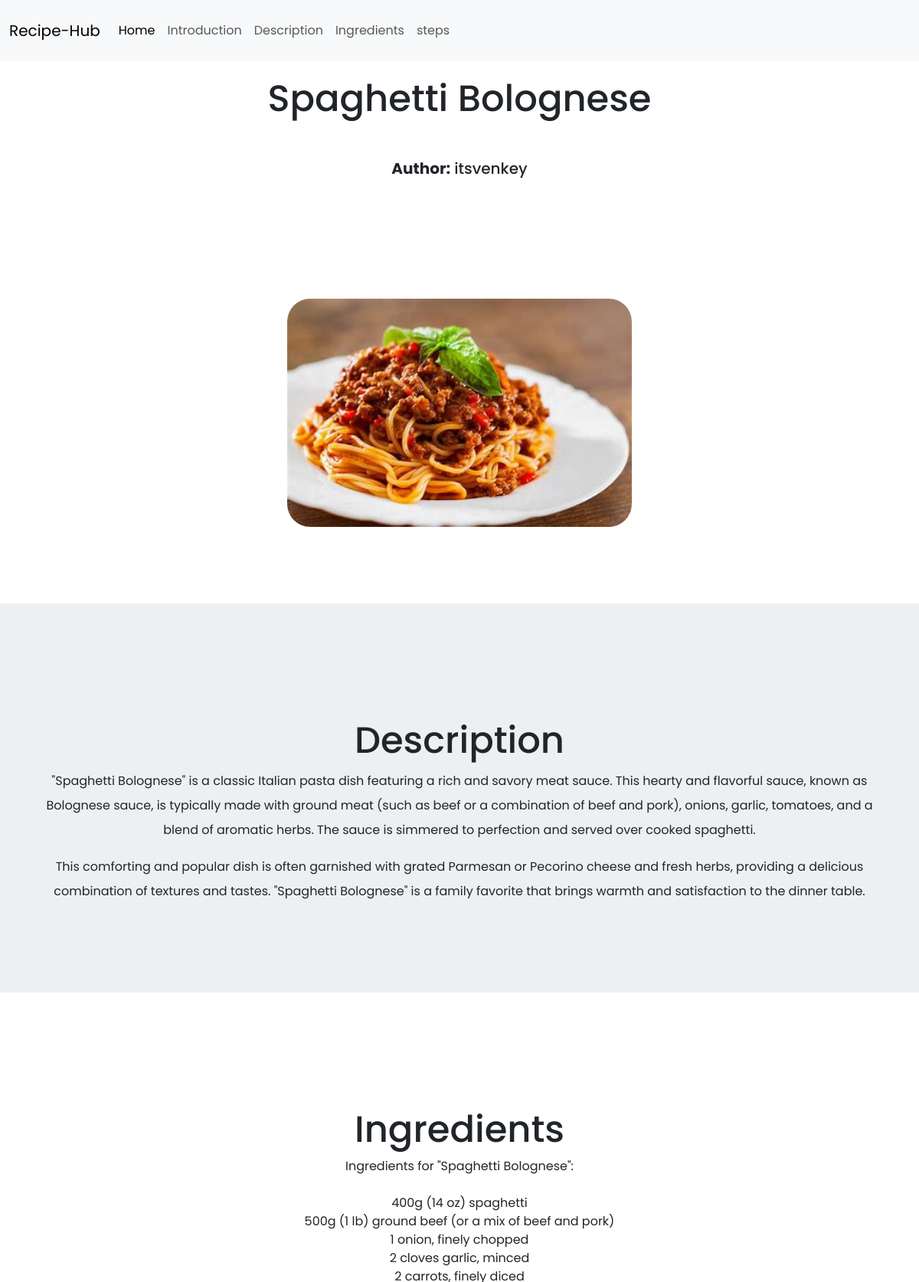
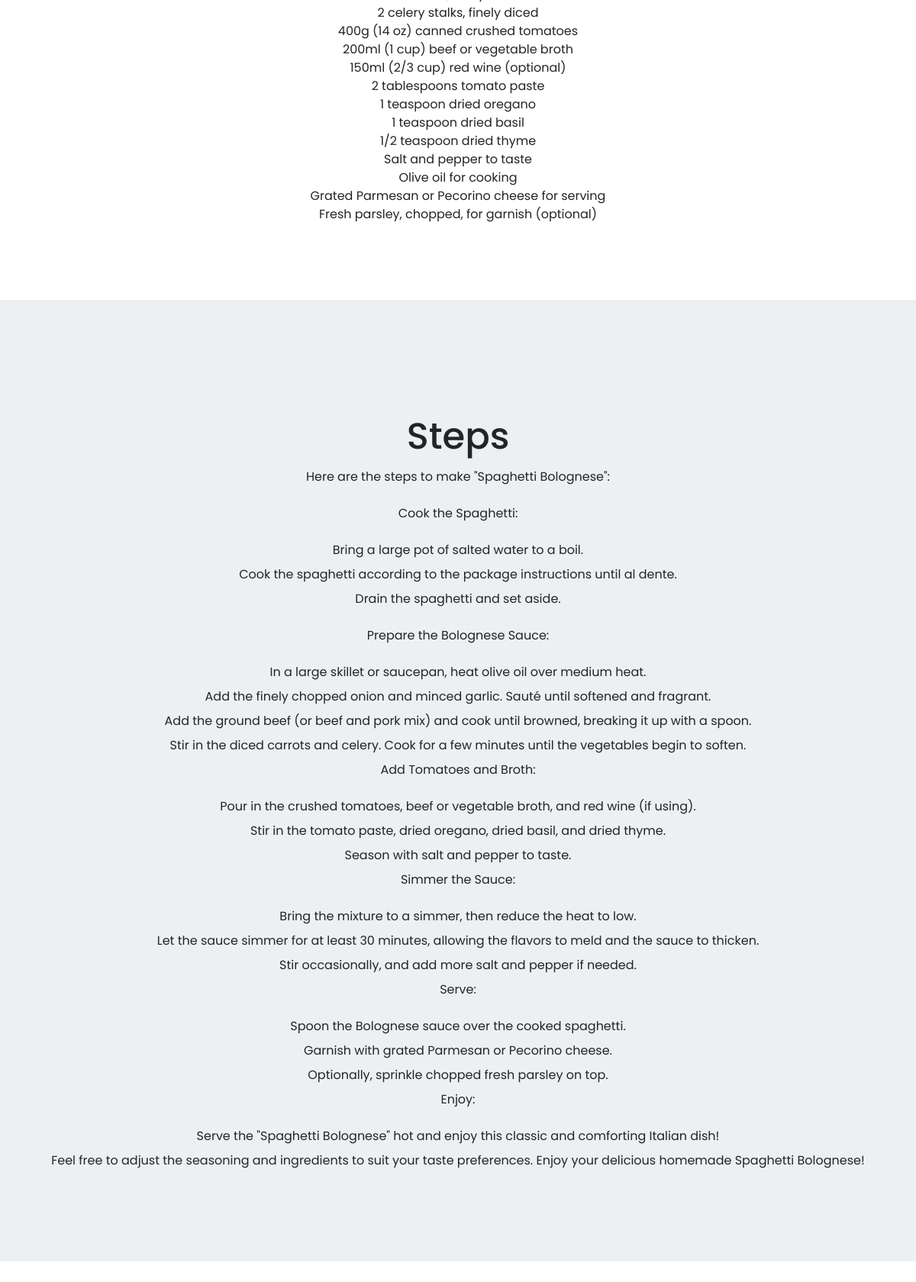
The app's page /details/12/ with its own data (2 pictures, top to bottom).
### webapp/models.py (models this page shows, shortened)
class recipe(models.Model):
    name = models.CharField(max_length=100)
    author = models.ForeignKey(User,on_delete=models.CASCADE,)
    ingredients = models.TextField()
    steps = models.TextField()
    description = models.TextField()
    created_on = models.DateTimeField(auto_now_add = True)
    image = models.ImageField(upload_to='recipe_images/')

### webapp/views.py (the view)
# urls.py: path('details/<int:pk>/',details,name='details'),
def details(request,pk):
    recipe_detail = recipe.objects.get(id = pk)
    context ={
        'recipe_detail':recipe_detail
    }
    return render(request,'webapp/details.html',context)

### webapp/templates/webapp/details.html (shortened to what this page needs)
{% extends 'webapp/base.html' %}
{% block navbar %}
    {% include 'webapp/details_navbar.html' %}
{% endblock %}
{% block page_title %}
    <body style="margin-top: 100px;">
        <div class="container mt-5">
            <h1>{{ recipe_detail.name }}</h1>
        </div>
        <div class="container text-center">
            <h5><strong>Author:</strong> {{ recipe_detail.author }}</h5>
        </div>
    </body>
{% endblock %}
{% block page_content %}
    <head>
    </head>
    <body>
        <div class="section">
            <div class="container">
                <img src="{{ recipe_detail.image.url }}" alt="">
            </div>
        </div>
        <div id="description" class="section bg-light">
            <div class="container text-center">
                <h1>Description</h1>
                <div>
                    {{ recipe_detail.description | linebreaks }}
                </div>
            </div>
        </div>
        <div id="ingredients" class="section">
            <div class="container text-center">
                <h1>Ingredients</h1>
                <div>
                    {{ recipe_detail.ingredients | linebreaksbr }}
                </div>
            </div>
        </div>
        <div id="steps" class="section bg-light">
            <div class="container text-center">
                <h1>Steps</h1>
                <div>
                    {{ recipe_detail.steps | linebreaks }}
                </div>
            </div>
        </div>
    </body>
{% endblock %}

### webapp/templates/webapp/base.html (style rules this page uses)
body { font-family: "Poppins", sans-serif; }
html { scroll-behavior: smooth; padding-bottom: 50px; }

### webapp/templates/webapp/details.html (style rules this page uses)
img { width: 100%; max-width: 450px; height: auto; margin: auto; display: block; border-radius: 30px; }
.container { margin-top: 50px; }
h1 { text-align: center; }
p { line-height: 2rem; }
body { scroll-behavior: smooth; }
.section { padding: 100px 0; }

### records on screen
recipe: name "Spaghetti Bolognese", author "itsvenkey", image (picture), description "\"Spaghetti Bolognese\" is a classic Italian pasta dish featuring a rich and savory meat sauce. This hearty and flavorful sauce, known as Bolognese sauce, is typically made with ground meat (such as beef or a combination of beef and pork), onions, garlic, tomatoes, and a blend of aromatic herbs. The sauce is simmered to perfection and served over cooked spaghetti. This comforting and popular dish is often garnished with grated Parmesan or Pecorino cheese and fresh herbs, providing a delicious combination of textures and tastes. \"Spaghetti Bolognese\" is a family favorite that brings warmth and satisfaction to the dinner table.", ingredients "Ingredients for \"Spaghetti Bolognese\": 400g (14 oz) spaghetti 500g (1 lb) ground beef (or a mix of beef and pork) 1 onion, finely chopped 2 cloves garlic, minced 2 carrots, finely diced 2 celery stalks, finely diced 400g (14 oz) canned crushed tomatoes 200ml (1 cup) beef or vegetable broth 150ml (2/3 cup) red wine (optional) 2 tablespoons tomato paste 1 teaspoon dried oregano 1 teaspoon dried basil 1/2 teaspoon dried thyme Salt and pepper to taste Olive oil for cooking Grated Parmesan or Pecorino cheese for serving Fresh parsley, chopped, for garnish (optional)", steps "Here are the steps to make \"Spaghetti Bolognese\": Cook the Spaghetti: Bring a large pot of salted water to a boil. Cook the spaghetti according to the package instructions until al dente. Drain the spaghetti and set aside. Prepare the Bolognese Sauce: In a large skillet or saucepan, heat olive oil over medium heat. Add the finely chopped onion and minced garlic. Sauté until softened and fragrant. Add the ground beef (or beef and pork mix) and cook until browned, breaking it up with a spoon. Stir in the diced carrots and celery. Cook for a few minutes until the vegetables begin to soften. Add Tomatoes and Broth: Pour in the crushed tomatoes, beef or vegetable broth, and red wine (if using).…"
